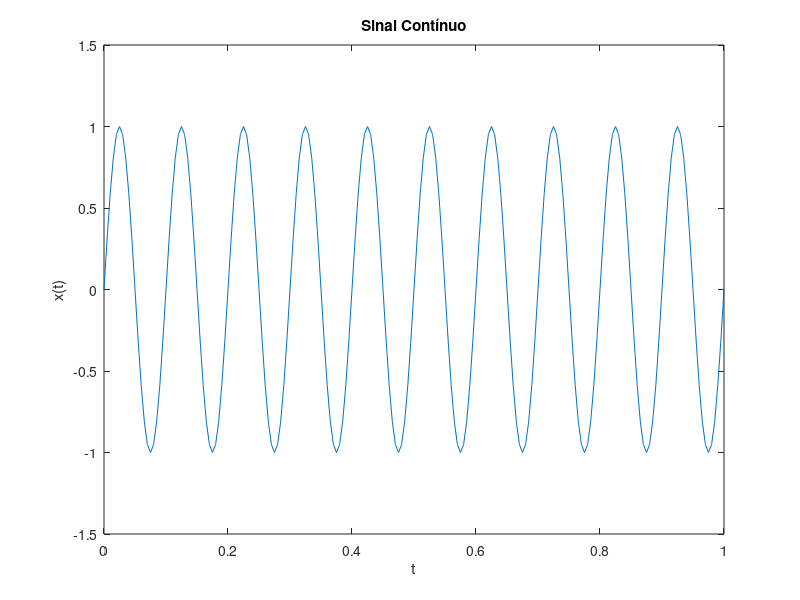
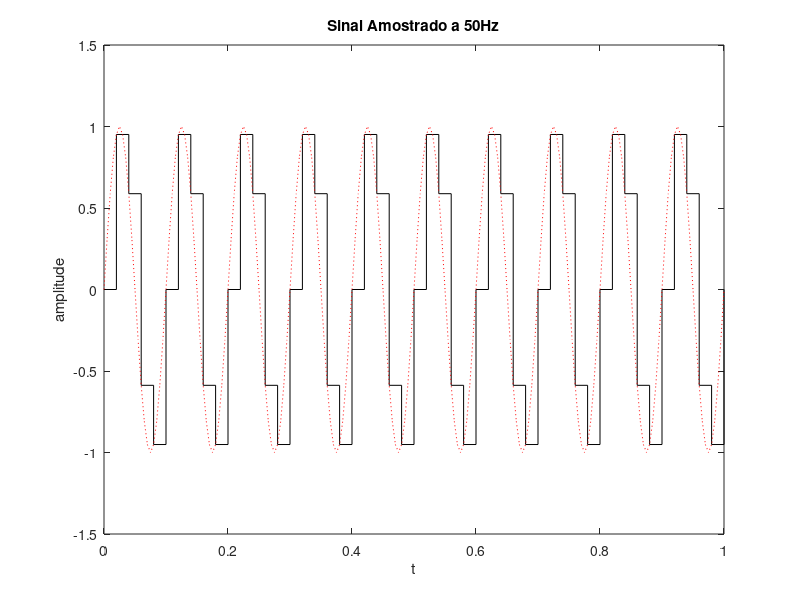

Write the MATLAB code that produced these figures, in order.
clear; %limpa todas as variáveis
close all; %fecha todas as figuras abertas
t=0:.005:1; %vector de tempo (incrementos de 0.005 seg)
f=10; %Hz
x=sin(2*pi*f*t);
%plotting
figure(1);
plot(t,x);
axis([0 1 -1.5 1.5]);
title('Sinal Contínuo');
xlabel('t');
ylabel('x(t)');

%plotting x(t) amostrado a 50Hz
fs1=50; %Hz

% se fs1=11 ocorre o aliasing
% o sinal original nao podera ser reconstruido a partir da sua versao
% digital devido a baixa frequencia, relativamente a do sinal orgiginal

t1=0:1/fs1:1; %vector de tempo (incrementos de 0.02 seg)
x1=sin(2*pi*f*t1);
figure(2);
%stem(t1,x1); %representa os valores da função x1 nos instantes t1
stairs(t1,x1,'k');

axis([0 1 -1.5 1.5]);
title('Sinal Amostrado a 50Hz');
xlabel('t');
ylabel('amplitude');

hold on; %adicionar gráficos sem alteração automática dos eixos
plot(t,x,'r:'); %sinal original, vermelho (r), tracejado (:)



